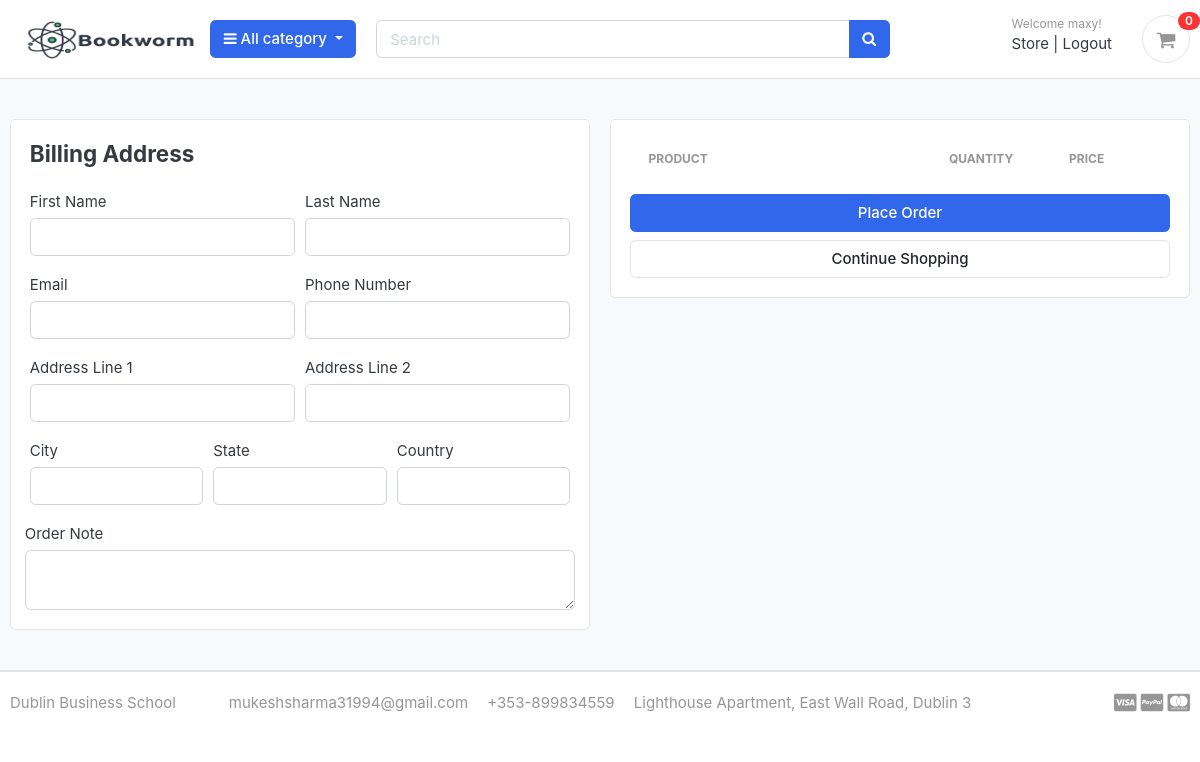
Page /cart/checkout/ (signed in) on the earlier database version.
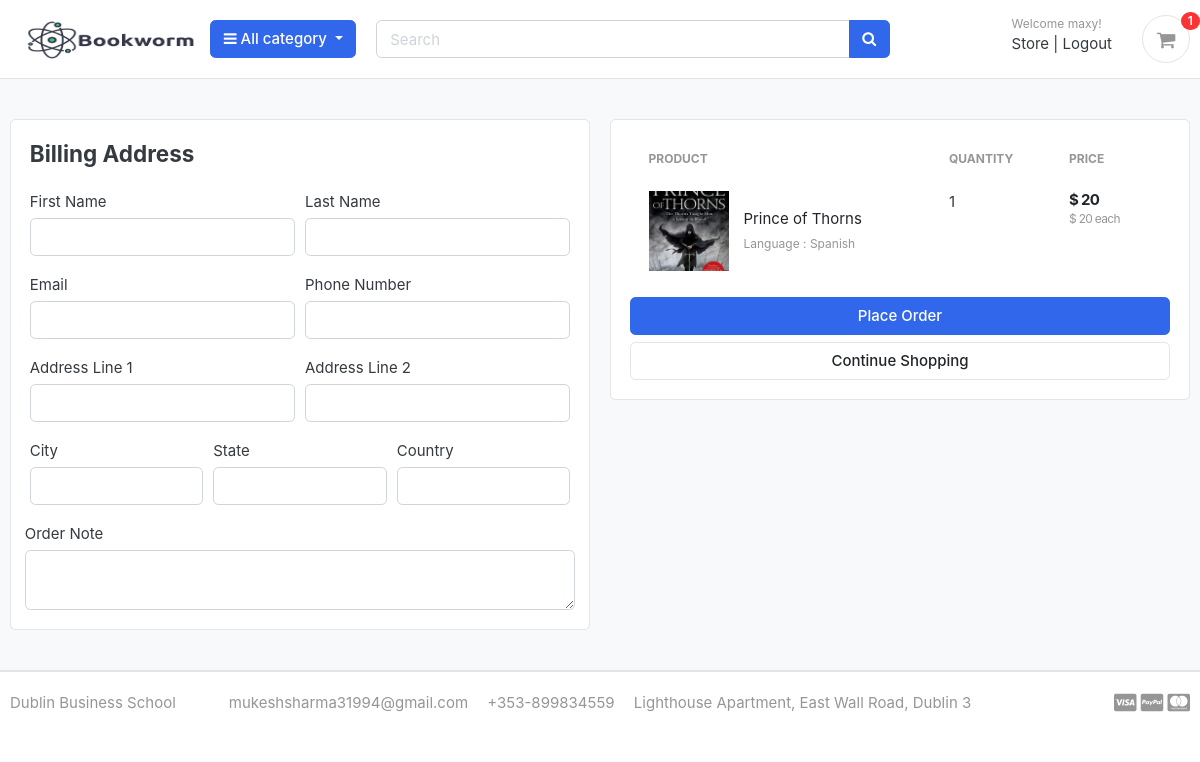
Same page on the later database version.
### carts/models.py (models this page shows, shortened)
class CartItem(models.Model):
    user = models.ForeignKey(Account, on_delete=models.CASCADE, null=True)
    product = models.ForeignKey(Product, on_delete=models.CASCADE)
    variations = models.ManyToManyField(Variation, blank=True)
    cart    = models.ForeignKey(Cart, on_delete=models.CASCADE, null=True)
    quantity = models.IntegerField()
    is_active = models.BooleanField(default=True)
    def sub_total(self):
        return self.product.price * self.quantity

### store/models.py (models this page shows, shortened)
class Product(models.Model):
    product_name    = models.CharField(max_length=200, unique=True)
    slug            = models.SlugField(max_length=200, unique=True)
    description     = models.TextField(max_length=500, blank=True)
    price           = models.IntegerField()
    images          = models.ImageField(upload_to='photos/products')
    stock           = models.IntegerField()
    is_available    = models.BooleanField(default=True)
    category        = models.ForeignKey(Category, on_delete=models.CASCADE)
    created_date    = models.DateTimeField(auto_now_add=True)
    modified_date   = models.DateTimeField(auto_now=True)
    def get_url(self):
        return reverse('product_detail', args=[self.category.slug, self.slug])

class Variation(models.Model):
    product = models.ForeignKey(Product, on_delete=models.CASCADE)
    variation_category = models.CharField(max_length=100, choices=variation_category_choice)
    variation_value     = models.CharField(max_length=100)
    is_active           = models.BooleanField(default=True)
    created_date        = models.DateTimeField(auto_now=True)
    objects = VariationManager()

### carts/views.py (the view)
# urls.py: path('checkout/', views.checkout, name='checkout'),
@login_required(login_url='login')
def checkout(request, total=0, quantity=0, cart_items=None):
    try:
        tax = 0
        grand_total = 0
        if request.user.is_authenticated:
            cart_items = CartItem.objects.filter(user=request.user, is_active=True)
        else:
            cart = Cart.objects.get(cart_id=_cart_id(request))
            cart_items = CartItem.objects.filter(cart=cart, is_active=True)
        for cart_item in cart_items:
            total += (cart_item.product.price * cart_item.quantity)
            quantity += cart_item.quantity
        tax = (2 * total)/100
        grand_total = total + tax
    except ObjectDoesNotExist:
        pass #just ignore
    context = {
        'total': total,
        'quantity': quantity,
        'cart_items': cart_items,
        'tax'       : tax,
        'grand_total': grand_total,
    }
    return render(request, 'store/checkout.html', context)

### carts/context_processors.py (called while the page is built)
def counter(request):
    cart_count = 0
    if 'admin' in request.path:
        return {}
    else:
        try:
            cart = Cart.objects.filter(cart_id=_cart_id(request))
            if request.user.is_authenticated:
                cart_items = CartItem.objects.all().filter(user=request.user)
            else:
                cart_items = CartItem.objects.all().filter(cart=cart[:1])
            for cart_item in cart_items:
                cart_count += cart_item.quantity
        except Cart.DoesNotExist:
            cart_count = 0
    return dict(cart_count=cart_count)

### carts/views.py (called while the page is built)
def _cart_id(request):
    cart = request.session.session_key
    if not cart:
        cart = request.session.create()
    return cart

### category/context_processors.py (called while the page is built)
def menu_links(request):
    links = Category.objects.all()
    return dict(links=links)

### category/models.py (called while the page is built)
    def get_url(self):
            return reverse('products_by_category', args=[self.slug])

### templates/store/checkout.html (shortened to what this page needs)
{% extends 'base.html' %}
{% load static %}
{% block content %}
<section class="section-content padding-y bg">
<div class="container">
<div class="row">
	<aside class="col-lg-6">
<div class="card">
  <div class="card-body">
    <h4 class="card-title mb-4">Billing Address</h4>
    <form action="{% url 'place_order' %}" method="POST">
      <div class="form-row">
        <div class="col form-group">
          <label for="">First Name</label>
          <input type="text" name="first_name" class="form-control" required>
        </div>
        <div class="col form-group">
          <label for="">Last Name</label>
          <input type="text" name="last_name" class="form-control" required>
        </div>
      </div>
      <div class="form-row">
        <div class="col form-group">
          <label for="">Email</label>
          <input type="email" name="email" class="form-control" required>
        </div>
        <div class="col form-group">
          <label for="">Phone Number</label>
          <input type="text" name="phone" class="form-control" required>
        </div>
      </div>
      <div class="form-row">
        <div class="col form-group">
          <label for="">Address Line 1</label>
          <input type="text" name="address_line_1" class="form-control" required>
        </div>
        <div class="col form-group">
          <label for="">Address Line 2</label>
          <input type="text" name="address_line_2" class="form-control">
        </div>
      </div>
      <div class="form-row">
        <div class="col form-group">
          <label for="">City</label>
          <input type="text" name="city" class="form-control" required>
        </div>
        <div class="col form-group">
          <label for="">State</label>
          <input type="text" name="state" class="form-control" required>
        </div>
        <div class="col form-group">
          <label for="">Country</label>
          <input type="text" name="country" class="form-control" required>
        </div>
        </div>
        <div class="form-row">
          <label for="">Order Note</label>
          <textarea name="order_note" rows="2" class="form-control"></textarea>
        </div>
  </div>
</div>
	</aside>
	<aside class="col-lg-6">
		<div class="card">
		<div class="card-body">
      <table class="table table-borderless table-shopping-cart">
      <thead class="text-muted">
      <tr class="small text-uppercase">
        <th scope="col">Product</th>
        <th scope="col" width="120">Quantity</th>
        <th scope="col" width="120">Price</th>
      </tr>
      </thead>
      <tbody>
      {% for cart_item in cart_items %}
      <tr>
      	<td>
      		<figure class="itemside align-items-center">
      			<div class="aside"><img src="{{ cart_item.product.images.url }}" class="img-sm"></div>
      			<figcaption class="info">
      				<a href="{{ cart_item.product.get_url }}" class="title text-dark">{{ cart_item.product.product_name }}</a>
      				<p class="text-muted small">
      					{% if cart_item.variations.all %}
      						{% for item in cart_item.variations.all %}
      							{{ item.variation_category | capfirst }} : {{ item.variation_value | capfirst }} <br>
      						{% endfor %}
      					{% endif %}
      				</p>
      			</figcaption>
      		</figure>
      	</td>
      	<td>
      				<label for="">{{cart_item.quantity}}</label>
      	</td>
      	<td>
      		<div class="price-wrap">
      			<var class="price">$ {{ cart_item.sub_total }}</var>
      			<small class="text-muted"> $ {{ cart_item.product.price }} each </small>
      		</div>
      	</td>
      </tr>
      {% endfor %}
      </tbody>
      </table>
      <button type="submit" name="submit" class="btn btn-primary btn-block">Place Order</button>
			<a href="{% url 'store' %}" class="btn btn-light btn-block">Continue Shopping</a>
		</div>
		</div>
</aside>
</div>
</div>
</section>
{% endblock %}

### templates/includes/navbar.html (shortened to what this page needs)
{% load static %}
<header class="section-header">
<section class="header-main border-bottom">
  <div class="container">
<div class="row align-items-center">
  <div class="col-lg-2 col-md-3 col-6">
    <a href="{% url 'home' %}" class="brand-wrap">
      <img style="width: 107%; height: auto;" class="logo" src="{% static './images/logo.png' %}">
    </a>
  </div>
  <div class="col-lg col-sm col-md col-6 flex-grow-0">
    <div class="category-wrap dropdown d-inline-block float-right">
      <button type="button" class="btn btn-primary dropdown-toggle" data-toggle="dropdown">
        <i class="fa fa-bars"></i> All category
      </button>
    </div>
  </div>
  <div class="col-lg  col-md-6 col-sm-12 col">
    <form action="{% url 'search' %}" class="search" method='GET'>
      <div class="input-group w-100">
          <input type="text" class="form-control" style="width:60%;" placeholder="Search" name="keyword">
          <div class="input-group-append">
            <button class="btn btn-primary" type="submit">
              <i class="fa fa-search"></i>
            </button>
          </div>
        </div>
    </form>
  </div>
  <div class="col-lg-3 col-sm-6 col-8 order-2 order-lg-3">
        <div class="d-flex justify-content-end mb-3 mb-lg-0">
          {% if user.id is None %}
          <div class="widget-header">
            <small class="title text-muted">Welcome guest!</small>
            <div>
              <a href="{% url 'login' %}">Sign in</a> <span class="dark-transp"> | </span>
              <a href="{% url 'register' %}"> Register</a>
            </div>
          </div>
          {% else %}
          <div class="widget-header">
            <small class="title text-muted">Welcome {{user.first_name}}!</small>
            <div>
              <a href="{% url 'store' %}">Store</a> <span class="dark-transp"> | </span>
              <a href="{% url 'logout' %}"> Logout</a>
            </div>
          </div>
          {% endif %}
          <a href="{% url 'cart' %}" class="widget-header pl-3 ml-3">
            <div class="icon icon-sm rounded-circle border"><i class="fa fa-shopping-cart"></i></div>
            <span class="badge badge-pill badge-danger notify">{{cart_count}}</span>
          </a>
        </div>
      </div>
</div>
  </div>
</section>
</header>

Differences in the rows shown:
added CartItem: product.images (picture), product.product_name "Prince of Thorns", quantity "1", sub_total "20", product.price "20"
added Variation: variation_category "Language", variation_value "Spanish"
Other differences:
{{ cart_count }}: "0" → "1"
